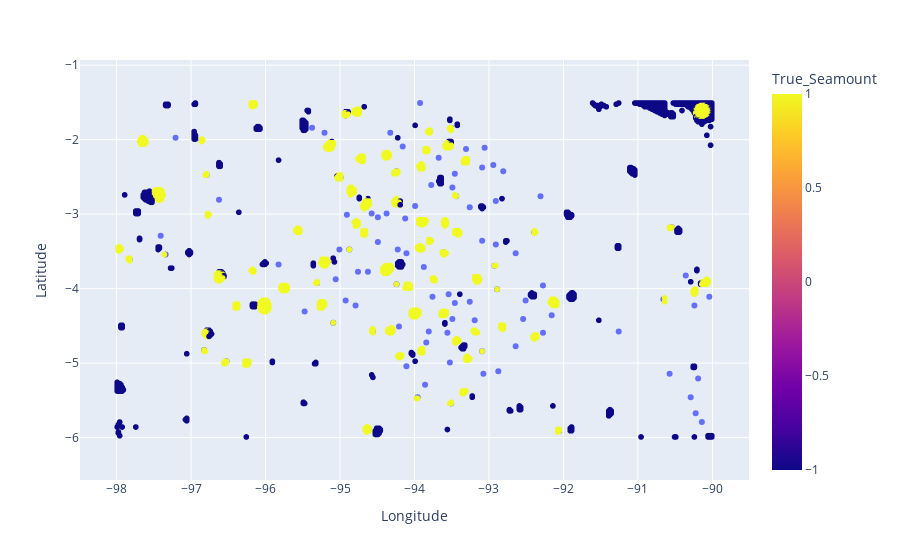

Notebook code cell kept with this figure:
### Code cell
fig = px.scatter(df_labeled, x="Longitude", y="Latitude", color="True_Seamount")
fig.add_trace(px.scatter(x=seamounts[:, 0], y=seamounts[:, 1]).data[0])
fig.update_xaxes(
    scaleanchor="y",
    scaleratio=1,
  )
fig.show()

### Figure 1 — Plotly figure (JSON) as saved in the notebook; plotly's stock layout.template omitted (floating-point values rounded to 4 significant figures; data arrays with more than 128 entries replaced by an {"elided": "..."} marker saying what was removed)
{"data": [{"hovertemplate": "Longitude=%{x}<br>Latitude=%{y}<br>True_Seamount=%{marker.color}<extra></extra>", "legendgroup": "", "marker": {"color": {"elided": "2047 int values"}, "coloraxis": "coloraxis", "symbol": "circle"}, "mode": "markers", "name": "", "showlegend": false, "type": "scattergl", "x": {"elided": "2047 float values"}, "xaxis": "x", "y": {"elided": "2047 float values"}, "yaxis": "y"}, {"hovertemplate": "x=%{x}<br>y=%{y}<extra></extra>", "legendgroup": "", "marker": {"color": "#636efa", "symbol": "circle"}, "mode": "markers", "name": "", "orientation": "v", "showlegend": false, "type": "scatter", "x": {"elided": "151 float values"}, "xaxis": "x", "y": {"elided": "151 float values"}, "yaxis": "y"}], "layout": {"coloraxis": {"colorbar": {"title": {"text": "True_Seamount"}}, "colorscale": [[0, "#0d0887"], [0.1111, "#46039f"], [0.2222, "#7201a8"], [0.3333, "#9c179e"], [0.4444, "#bd3786"], [0.5556, "#d8576b"], [0.6667, "#ed7953"], [0.7778, "#fb9f3a"], [0.8889, "#fdca26"], [1, "#f0f921"]]}, "legend": {"tracegroupgap": 0}, "margin": {"t": 60}, "xaxis": {"anchor": "y", "domain": [0, 1], "scaleanchor": "y", "scaleratio": 1, "title": {"text": "Longitude"}}, "yaxis": {"anchor": "x", "domain": [0, 1], "title": {"text": "Latitude"}}}}
